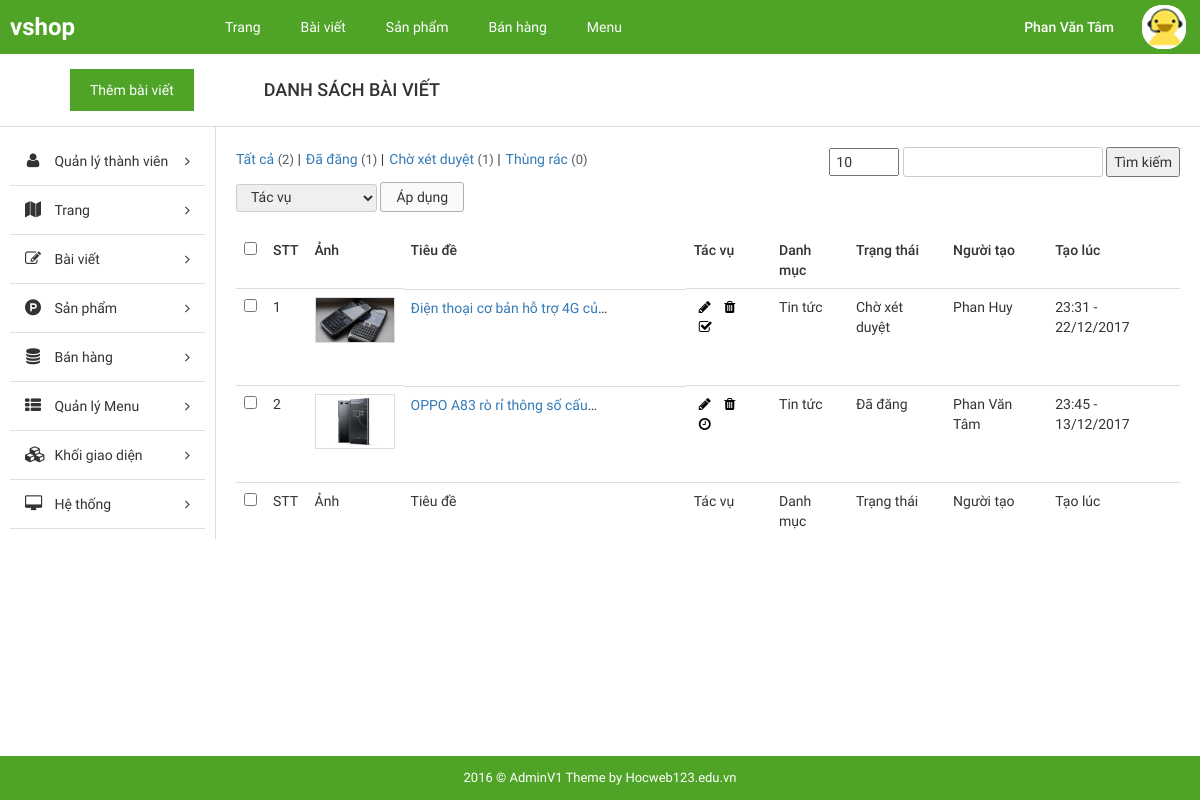
Screenshot of /admin/index.php?mod=post&controller=index&action=index (signed in) with the database file from the repository.
### tables this page shows
CREATE TABLE `tbl_sytem` (
  `id` int(11) NOT NULL AUTO_INCREMENT,
  `title` varchar(200) NOT NULL,
  `describe` text NOT NULL,
  `tel` varchar(13) NOT NULL,
  `address` varchar(200) NOT NULL,
  `email` varchar(100) NOT NULL,
  `per_page` int(2) NOT NULL,
  PRIMARY KEY (`id`)
);

CREATE TABLE `tbl_user` (
  `user_id` int(5) NOT NULL AUTO_INCREMENT,
  `password` varchar(32) NOT NULL,
  `email` varchar(100) NOT NULL,
  `avatar` int(11) DEFAULT NULL,
  `level` int(1) NOT NULL DEFAULT '3',
  `salt` varchar(40) NOT NULL,
  `active` int(1) NOT NULL DEFAULT '1',
  `fullname` varchar(200) NOT NULL,
  `address` text,
  `tel` varchar(13) DEFAULT NULL,
  `facebook` varchar(200) DEFAULT NULL,
  `modify_at` int(12) DEFAULT NULL,
  `code_confirm` varchar(200) NOT NULL DEFAULT '{}',
  `create_at` int(11) NOT NULL,
  PRIMARY KEY (`user_id`),
  UNIQUE KEY `email` (`email`),
  KEY `avatar` (`avatar`),
  CONSTRAINT `tbl_user_ibfk_1` FOREIGN KEY (`avatar`) REFERENCES `tbl_media` (`media_id`)
);

CREATE TABLE `tbl_media` (
  `media_id` int(11) NOT NULL AUTO_INCREMENT,
  `url` varchar(200) NOT NULL,
  `title` varchar(200) DEFAULT NULL,
  `caption` varchar(200) DEFAULT NULL,
  `id_connect` int(11) DEFAULT '0',
  `active` int(1) NOT NULL DEFAULT '2',
  `type` int(1) NOT NULL,
  `create_at` int(11) NOT NULL,
  `create_by` int(11) DEFAULT NULL,
  PRIMARY KEY (`media_id`),
  KEY `id_connect` (`id_connect`),
  KEY `create_by` (`create_by`)
);

CREATE TABLE `tbl_post` (
  `post_id` int(11) NOT NULL AUTO_INCREMENT,
  `title` varchar(200) NOT NULL,
  `excerpt` text NOT NULL,
  `content` text NOT NULL,
  `thumbnail` int(11) NOT NULL,
  `cat_id` int(11) NOT NULL,
  `slug` varchar(100) NOT NULL,
  `active` int(1) NOT NULL DEFAULT '2',
  `view` int(11) DEFAULT '1',
  `create_at` int(11) NOT NULL,
  `create_by` int(11) NOT NULL,
  `modify_at` int(11) NOT NULL,
  `modify_by` int(11) NOT NULL,
  PRIMARY KEY (`post_id`),
  UNIQUE KEY `slug` (`slug`),
  KEY `thumbnail` (`thumbnail`),
  KEY `cat_id` (`cat_id`),
  KEY `modify_by` (`modify_by`),
  KEY `creat_by` (`create_by`),
  CONSTRAINT `tbl_post_ibfk_1` FOREIGN KEY (`create_by`) REFERENCES `tbl_user` (`user_id`),
  CONSTRAINT `tbl_post_ibfk_2` FOREIGN KEY (`modify_by`) REFERENCES `tbl_user` (`user_id`),
  CONSTRAINT `tbl_post_ibfk_3` FOREIGN KEY (`cat_id`) REFERENCES `tbl_category` (`cat_id`),
  CONSTRAINT `tbl_post_ibfk_4` FOREIGN KEY (`thumbnail`) REFERENCES `tbl_media` (`media_id`)
);

CREATE TABLE `tbl_category` (
  `cat_id` int(5) NOT NULL AUTO_INCREMENT,
  `title` varchar(200) NOT NULL,
  `slug` varchar(100) NOT NULL,
  `parent_id` int(5) NOT NULL DEFAULT '0',
  `type` int(1) NOT NULL,
  `active` int(1) NOT NULL DEFAULT '2',
  `create_at` int(10) NOT NULL,
  `create_by` int(1) NOT NULL,
  `modify_at` int(11) NOT NULL,
  `modify_by` int(11) NOT NULL,
  PRIMARY KEY (`cat_id`),
  KEY `create_by` (`create_by`),
  KEY `modify_by` (`modify_by`),
  CONSTRAINT `tbl_category_ibfk_1` FOREIGN KEY (`modify_by`) REFERENCES `tbl_user` (`user_id`),
  CONSTRAINT `tbl_category_ibfk_2` FOREIGN KEY (`create_by`) REFERENCES `tbl_user` (`user_id`)
);

### admin/modules/post/views/indexIndexView.php (the view, shortened to what the rows shown need)
<?php get_header() ; ?>
    <div id="main-content-wp" class="list-post-page">
        <div class="section" id="title-page">
            <div class="clearfix">
                <a href="?mod=post&controller=index&action=add" title="" id="add-new" class="fl-left">Thêm bài viết</a>
                <h3 id="index" class="fl-left">Danh sách bài viết </h3>
            </div>
        </div>
        <div class="wrap clearfix">
            <div id="content" class="fl-right">
                <div class="section" id="detail-page">
                    <div class="section-detail">
                        <div class="filter-wp clearfix">
                            <ul class="post-status fl-left">
                                <li class="all"><a href="<?php echo $list_status['all']['url'] ;?>">Tất cả <span class="count">(<?php echo $list_status['all']['total'] ;?>)</span></a> |</li>
                                <li class="publish"><a href="<?php echo $list_status['active']['url'] ; ?>">Đã đăng <span class="count">(<?php echo $list_status['active']['total'] ; ?>)</span></a> |</li>
                                <li><a href="<?php echo $list_status['pending']['url'] ; ?>">Chờ xét duyệt <span class="count">(<?php echo $list_status['pending']['total'] ; ?>)</span></a> |</li>
                                <li <?php echo compare(get_info_user('level'),array('2','3'),"style='display:none' "); ?>><a href="<?php echo $list_status['trash']['url'] ; ?>">Thùng rác <span class="count">(<?php echo $list_status['trash']['total'] ; ?>)</span></a></li>
                            </ul>
                            <form method="GET" action="" class="form-s fl-right">
                                <input style="width: 70px ;padding: 0px 5px; " min="1" type="number" value="<?php echo set_value('per_page') ;?>" name="per_page" />
                                <input type="text" name="q" id="q" value="<?php echo set_value('q'); ?>">
                                <button>Tìm kiếm </button>
                            </form>
                        </div>
                            <form method="POST" action="<?php echo '?mod='.get_module().'&controller='.get_controller().'&action=actions' ;?>" class="form-actions">
                                <div class="actions">
                                    <select name="actions">
                                        <option value="">Tác vụ</option>
                                    </select>
                                    <input type="submit" name="sm_action" value="Áp dụng">
                                </div>
                        <div class="table-responsive">
                            <table class="table list-table-wp">
                                <thead>
                                <tr>
                                    <td><input type="checkbox" name="checkAll" id="checkAll"></td>
                                    <td><span class="thead-text">STT</span></td>
                                    <td><span class="thead-text">Ảnh</span></td>
                                    <td style="width: 30%"><span class="thead-text">Tiêu đề</span></td>
                                    <td><span class="thead-text">Tác vụ</span></td>
                                    <td><span class="thead-text">Danh mục</span></td>
                                    <td><span class="thead-text">Trạng thái</span></td>
                                    <td><span class="thead-text">Người tạo </span></td>
                                    <td><span class="thead-text">Tạo lúc</span></td>
                                </tr>
                                </thead>
                                <tbody>
                                <?php if(!empty($list_post['data'])){
                                    $stt = $list_post['stt'] ;
                                    foreach ($list_post['data'] as $item) {
                                        $stt++ ;
                                        ?>
                                        <tr>
                                            <td><input type="checkbox" name="id[]" value="<?php echo $item['post_id'] ; ?>" class="checkItem"></td>
                                            <td><span class="tbody-text"><?php echo $stt ; ?></span></td>
                                            <td>
                                                <div class="tbody-thumb">
                                                    <img src="<?php echo $item['url_thumb'] ; ?>" alt="">
                                                </div>
                                            </td>
                                            <td class="clearfix">
                                                <div class="tb-title fl-left">
                                                    <a href="<?php echo base_url_frontend().$item['slug'].'-'.$item['post_id'].'html' ; ?>" title=""><?php echo $item['title']; ?></a>
                                                </div>
                                            </td>
                                            <td>
                                                <div class="option-tool">
                                                    <a href="<?php echo $item['url']['edit'] ; ?>" title="Sửa" class="edit"><i class="fa fa-pencil" aria-hidden="true"></i></a>
                                                    <a href="<?php echo $item['url']['drop'] ; ?>" title="Xóa" class="delete"><i class="fa fa-trash" aria-hidden="true"></i></a>
                                                    <?php if($item['active'] == '1'){ ?>
                                                        <a href="<?php echo $item['url']['pending'] ; ?>" title="Trở lại xét duyệt"><i class="fa fa-clock-o" aria-hidden="true"></i></a>
                                                    <?php }else{ ?>
                                                        <a href="<?php echo $item['url']['public'] ; ?>" title="Xét duyệt ngay"><i class="fa fa-check-square-o" aria-hidden="true"></i></a>
                                                    <?php } ?>
                                                </div>
                                            </td>
                                            <td><span class="tbody-text"><?php echo $item['category']; ?></span></td>
                                            <td><span class="tbody-text"><?php echo convert_active_post($item['active']); ?></span></td>
                                            <td><span class="tbody-text"><?php echo get_info_user_by_id($item['create_by'],'fullname'); ?></span></td>
                                            <td><span class="tbody-text"><?php echo format_date($item['create_at']); ?></span></td>
                                        </tr>
                                    <?php  }} ?>
                                </tbody>
                                <tfoot>
                                <tr>
                                    <td><input type="checkbox" name="checkAll" id="checkAll"></td>
                                    <td><span class="thead-text">STT</span></td>
                                    <td><span class="thead-text">Ảnh</span></td>
                                    <td><span class="thead-text">Tiêu đề</span></td>
                                    <td><span class="thead-text">Tác vụ</span></td>
                                    <td><span class="thead-text">Danh mục</span></td>
                                    <td><span class="thead-text">Trạng thái</span></td>
                                    <td><span class="thead-text">Người tạo </span></td>
                                    <td><span class="thead-text">Tạo lúc</span></td>
                                </tr>
                                </tfoot>
                            </table>
                        </div>
                        </form>
                    </div>
                </div>
            </div>
        </div>
    </div>

### admin/core/base.php (shortened to what the rows shown need)
<?php
function get_controller() {
    global $config;
    $controller = isset($_GET['controller']) ? $_GET['controller'] : $config['default_controller'];
    return $controller;
}
function get_module() {
    global $config;
    $module = isset($_GET['mod']) ? $_GET['mod'] : $config['default_module'];
    return $module;
}
function get_action() {
    global $config;
    $action = isset($_GET['action']) ? $_GET['action'] : $config['default_action'];
    return $action;
}
function call_function($list_function = array()) {
    if (is_array($list_function)) {
        foreach ($list_function as $f) {
            if (function_exists($f())) {
                $f();
            }
        }
    }
}
function load_view($name, $data_send = array()) {
    $path = MODULESPATH . DIRECTORY_SEPARATOR . get_module() . DIRECTORY_SEPARATOR . 'views' . DIRECTORY_SEPARATOR . $name . 'View.php';
    if (file_exists($path)) {
        require $path;
    } else {
        echo "Không tìm thấy {$path}";
    }
}
function get_header($name = 'main') {
    $path = LAYOUTPATH . DIRECTORY_SEPARATOR .'header'.DIRECTORY_SEPARATOR . $name . '.php';
    if (file_exists($path)) {
        require $path;
    } else {
        echo "Không tìm thấy {$path}";
    }
}
function get_footer($name = 'main') {
    global $data;
    $path = LAYOUTPATH . DIRECTORY_SEPARATOR .'footer'.DIRECTORY_SEPARATOR. $name . '.php';
    if (file_exists($path)) {
        if (is_array($data)) {
            foreach ($data as $key => $a) {
                $$key = $a;
            }
        }
        require $path;
    } else {
        echo "Không tìm thấy {$path}";
    }
}
function get_sidebar($name = '') {
    global $data;
    if (empty($name)) {
        $name = 'main';
    }
    $path = LAYOUTPATH . DIRECTORY_SEPARATOR.'sidebar'.DIRECTORY_SEPARATOR. $name . '.php';
    if (file_exists($path)) {
        if (is_array($data)) {
            foreach ($data as $key => $a) {
                $$key = $a;
            }
        }
        require $path;
    } else {
        echo "Không tìm thấy {$path}";
    }
}
?>

### admin/layout/header/main.php (shortened to what the rows shown need)
<!DOCTYPE html>
<html>
<head>
    <link href="public/css/bootstrap/bootstrap.min.css" rel="stylesheet" type="text/css"/>
    <link href="public/css/bootstrap/bootstrap-theme.min.css" rel="stylesheet" type="text/css"/>
    <link href="public/reset.css" rel="stylesheet" type="text/css"/>
    <link href="public/css/font-awesome/css/font-awesome.min.css" rel="stylesheet" type="text/css"/>
    <link href="public/style.css" rel="stylesheet" type="text/css"/>
    <link href="public/responsive.css" rel="stylesheet" type="text/css"/>
</head>
<body>
<div id="site">
    <div id="container">
        <div id="header-wp">
            <div class="wp-inner clearfix">
                <a href="?" title="" id="logo" class="fl-left">
                    <?php
                        $info_sytem = db_fetch_row("SELECT * FROM `tbl_sytem` ") ;
                        echo $info_sytem['title'] ;
                    ?>
                </a>
                <ul id="main-menu" class="fl-left">
                     <?php $level = get_info_user('level') ; ?>
                    <li <?php echo compare($level,3,"style='display:none' "); ?>>
                        <a href="?mod=page&controller=index&action=index" title="">Trang</a>
                    </li>
                    <li>
                        <a href="?mod=post&controller=index&action=index" title="">Bài viết</a>
                    </li>
                    <li>
                        <a href="?mod=product&controller=index&action=index" title="">Sản phẩm</a>
                    </li>
                    <li  <?php echo compare($level,3,"style='display:none' "); ?> >
                        <a href="?controller=order&mod=product&action=index" title="">Bán hàng</a>
                    </li>
                    <li <?php echo compare($level,3,"style='display:none' "); ?>>
                        <a href="?mod=theme&controller=menu&action=index" title="">Menu</a>
                    </li>
                </ul>
                <div id="dropdown-user" class="dropdown dropdown-extended fl-right">
                    <button class="dropdown-toggle clearfix" type="button"  data-toggle="dropdown" aria-haspopup="true" aria-expanded="true">
                        <h3 id="account" class="fl-left"><?php echo get_info_user('name') ; ?></h3>
                        <div id="thumb-circle" class="fl-right">
                            <img src="<?php echo get_avatar_user() ; ?>">
                        </div>
                    </button>
                </div>
            </div>
        </div>

### rows the page displays
tbl_sytem: title "vshop"
tbl_user: avatar.url (picture)
tbl_post: thumbnail.url (picture), title "Điện thoại cơ bản hỗ trợ 4G…", cat.title "Tin tức", active "Chờ xét duyệt", create_by.fullname "Phan Huy", create_at "23:31 - 22/12/2017"
tbl_post: thumbnail.url (picture), title "OPPO A83 rò rỉ thông số…", cat.title "Tin tức", active "Đã đăng", create_by.fullname "Phan Văn Tâm", create_at "23:45 - 13/12/2017"
